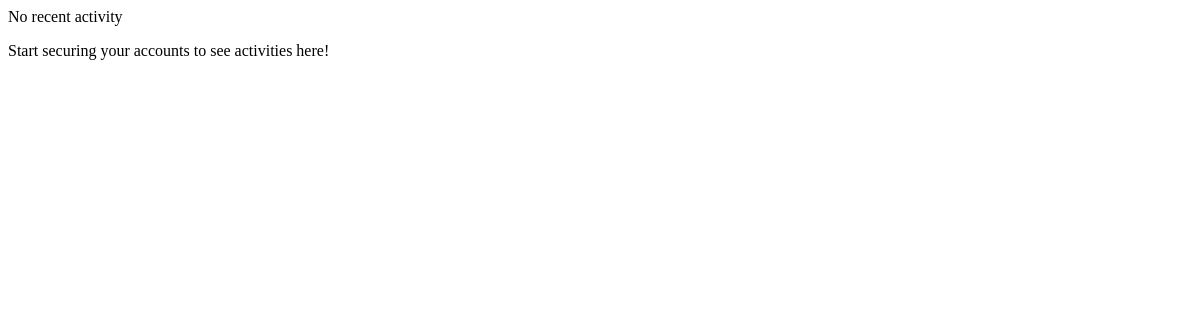
Before: /dashboard/recent-activity/ (signed in) with the older database file.
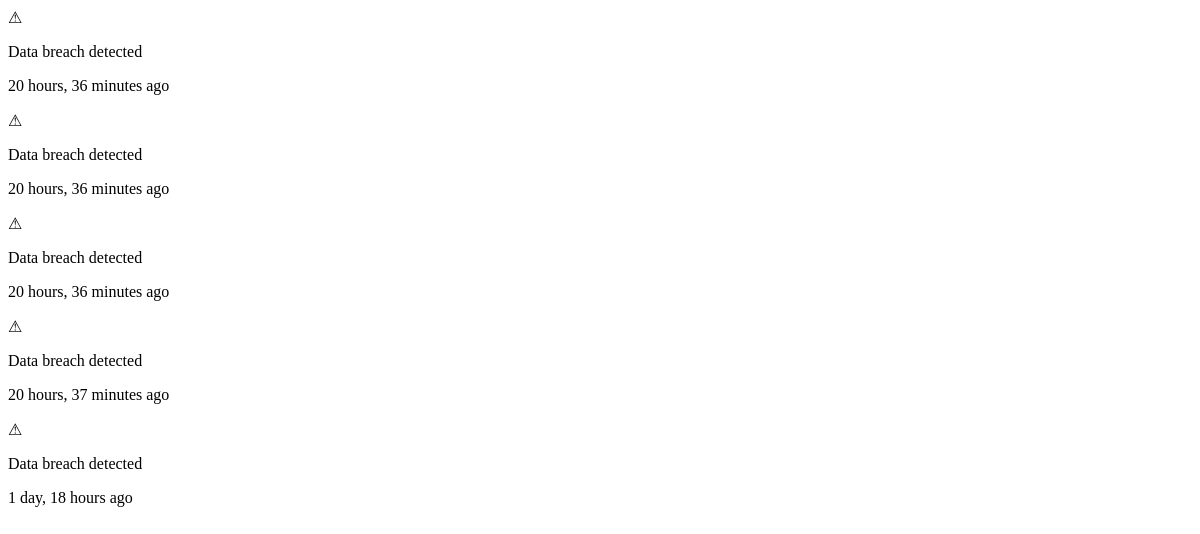
After: the same page with the newer database file.
### security/models.py (models this page shows, shortened)
class SecurityAction(models.Model):
    user = models.ForeignKey(
        User,
        on_delete = models.CASCADE,
        related_name = 'security_actions' # Access via user.security_actions.all()
    )
    ACTION_CHOICES = [
        ('password_check_strong', 'Checked Password - Strong'),
        ('password_check_weak', 'Checked Password - Weak'),
        ('password_updated', 'Updated Password'),
        ('breach_check_clean', 'Email Breach Check - Clean'),
        ('breach_found', 'Email Breach Found'),
        ('2fa_enabled', 'Enabled 2FA'),
        ('2fa_disabled', 'Disabled 2FA'),
        ('security_tip_viewed', 'Viewed Security Tip'),
        ('security_scan_completed', 'Completed Security Scan'),
    ]
    action_type = models.CharField(
        max_length = 30,
        choices = ACTION_CHOICES,
        help_text = "What specific security action was performed?"
    )
    details = models.JSONField(
        default = dict,
        blank = True,
        help_text = "Extra data like password strength score, breach details, etc"
    )
    created_at = models.DateTimeField(auto_now_add=True)
    class Meta:
        ordering = ['-created_at'] # Newest first
        indexes = [
            models.Index(fields = ['user', 'created_at']), # Fast queries
        ]
    @property
    def is_positive_action (self):
        positive_actions = [
            'password_check_strong',
            'password_updated',
            'breach_check_clean',
            '2fa_enabled',
            'suspicious_link_avoided',
            'security_tip_viewed',
            'security_scan_completed',
        ]
        return self.action_type in positive_actions

### dashboard/views.py (the view)
# urls.py: path("recent-activity/", views.recent_activity_view, name="recent_activity"),
@login_required
def recent_activity_view(request):
    user = request.user
    recent_actions = SecurityAction.objects.filter(
        user=user,
        created_at__gte=timezone.now() - timedelta(days=7)
    ).order_by('-created_at')[:5]
    return render(request, "components/activity_feed.html", {"recent_actions": recent_actions})

### templates/components/activity_feed.html
<div class="space-y-3">
    {% for action in recent_actions %}
    <div class="activity-item {% if action.is_positive_action %}activity-positive{% elif action.action_type == 'password_check_weak' or 'breach_found' in action.action_type %}activity-warning{% else %}activity-info{% endif %}">
        <div class="flex items-start">
            <div class="flex-shrink-0 w-8 h-8 rounded-full flex items-center justify-center mr-3
                        {% if action.is_positive_action %}bg-green-500{% elif action.action_type == 'password_check_weak' or 'breach_found' in action.action_type %}bg-orange-500{% else %}bg-blue-500{% endif %}">
                <div class="text-white text-sm">
                    {% if action.is_positive_action %}
                        ✓
                    {% elif action.action_type == 'password_check_weak' or 'breach_found' in action.action_type %}
                        ⚠
                    {% else %}
                        ℹ
                    {% endif %}
                </div>
            </div>
            <div class="flex-1 min-w-0">
                <p class="text-sm font-medium text-gray-800">
                    {% if action.action_type == 'password_check_strong' %}
                        Strong password detected
                    {% elif action.action_type == 'password_check_weak' %}
                        Weak password found
                    {% elif action.action_type == 'breach_check_clean' %}
                        No breaches found
                    {% elif action.action_type == 'breach_found' %}
                        Data breach detected
                    {% elif action.action_type == 'suspicious_link_detected' %}
                        Suspicious link detected
                    {% elif action.action_type == 'password_updated' %}
                        Password updated
                    {% elif action.action_type == 'security_scan_completed' %}
                        Security scan completed
                    {% else %}
                        {{ action.get_action_type_display }}
                    {% endif %}
                </p>
                <p class="text-xs text-gray-500">
                    {{ action.created_at|timesince }} ago
                </p>
            </div>
        </div>
    </div>
    {% empty %}
    <div class="activity-item activity-info">
        <div class="text-center py-4">
            <p class="text-gray-500 text-sm">No recent activity</p>
            <p class="text-gray-400 text-xs">Start securing your accounts to see activities here!</p>
        </div>
    </div>
    {% endfor %}
</div>

Changed rows visible on the page:
added SecurityAction: action_type "Data breach detected", created_at "20 hours, 36 minutes"
added SecurityAction: action_type "Data breach detected", created_at "20 hours, 36 minutes"
added SecurityAction: action_type "Data breach detected", created_at "20 hours, 36 minutes"
added SecurityAction: action_type "Data breach detected", created_at "20 hours, 37 minutes"
added SecurityAction: action_type "Data breach detected", created_at "1 day, 18 hours"
Other visible differences:
text no longer shown: "No recent activity Start securing your accounts to see activities here!"
